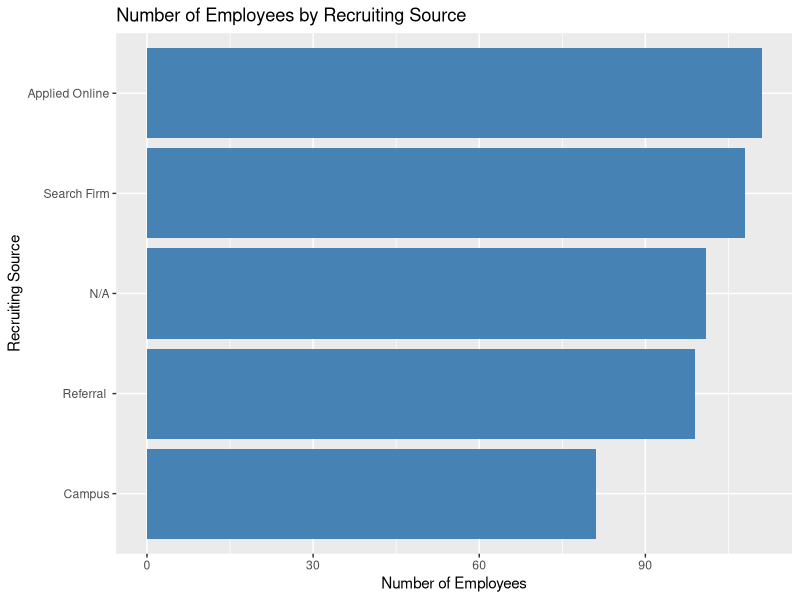
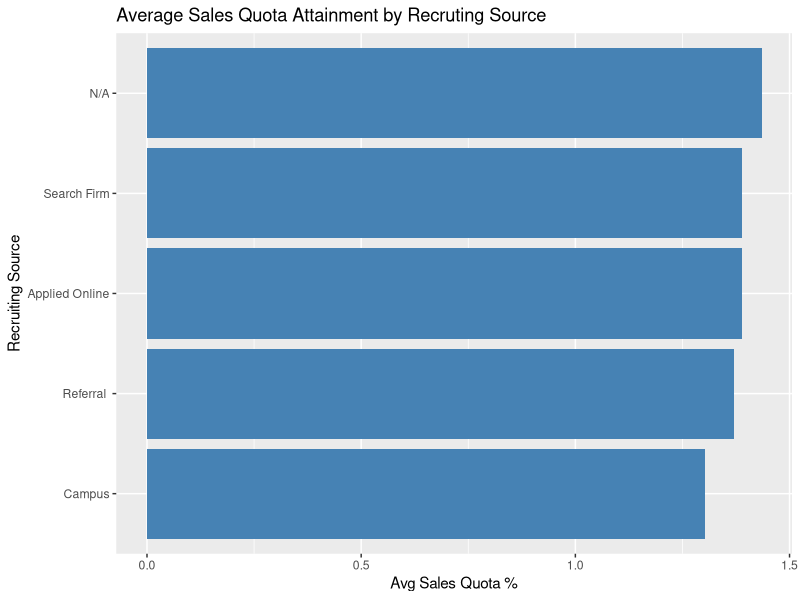
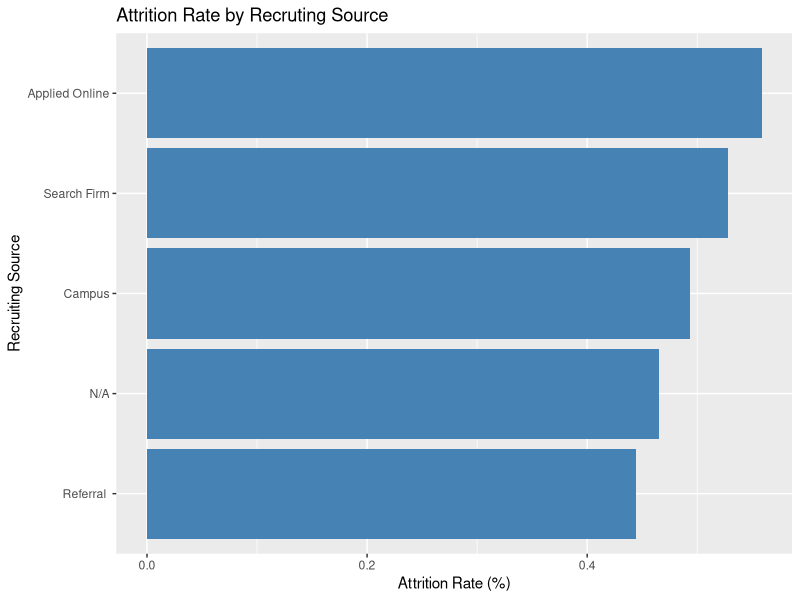
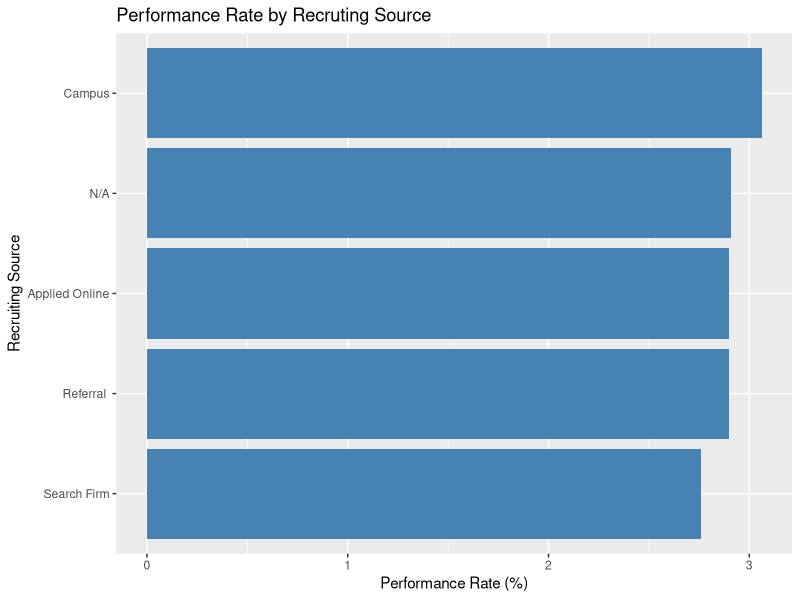
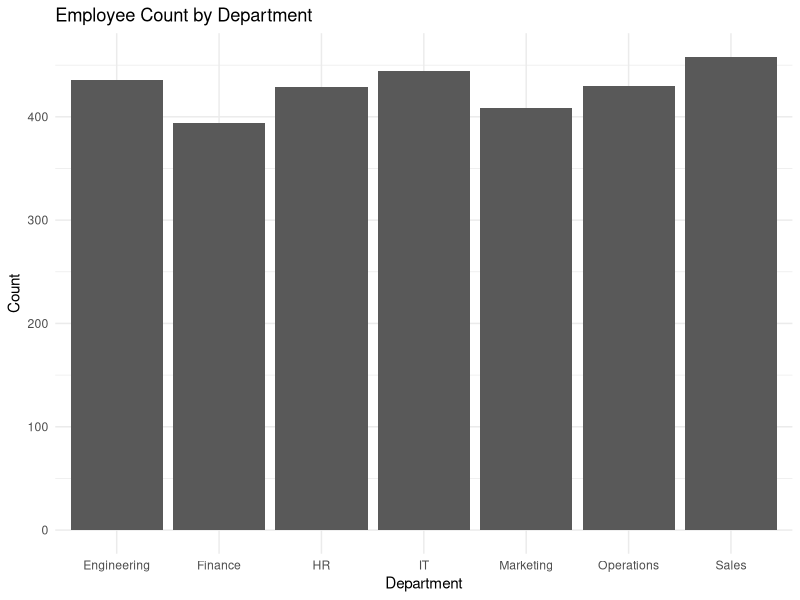
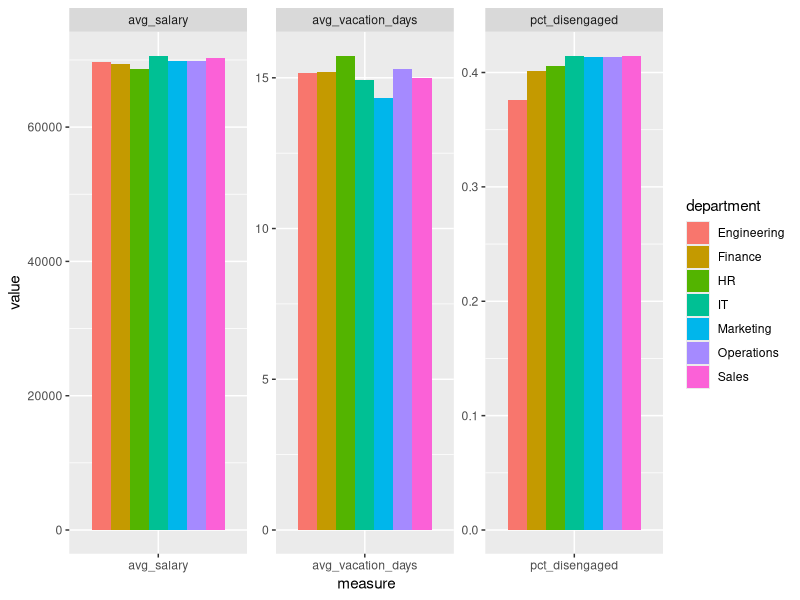

The R script that drew these images, in order:
## ---- chunk 1
knitr::opts_chunk$set(echo = TRUE)
## ---- chunk 2
library(readr)
library(dplyr)
library(ggplot2)

# Load the readr package
recruitment <- read.csv("recruitment_data.csv")
## ---- chunk 3
# Look at the first few rows of the dataset
head(recruitment)
# Look at the last few rows of the dataset
tail(recruitment)
## ---- chunk 4
View(recruitment)
## ---- chunk 5
# Get an overview of the recruitment data
summary(recruitment)
## ---- chunk 6
str(recruitment)
## ---- chunk 7
dim(recruitment)
## ---- chunk 8
colnames(recruitment)
## ---- chunk 9
glimpse(recruitment)
## ---- chunk 10
anyNA(recruitment)
## ---- chunk 11
recruit <-  recruitment |>  count(recruiting_source)
recruit
## ---- chunk 12
ggplot(recruit, aes(x = reorder(recruiting_source, n), y = n)) + geom_col(fill = "steelblue") + coord_flip() + labs( title = "Number of Employees by Recruiting Source",  x = "Recruiting Source", y = "Number of Employees")
## ---- chunk 13
# Find the average sales quota attainment for each recruiting source.
avg_sales <- recruitment |> group_by(recruiting_source) |> summarize(avg_sales_quota_pct = mean(sales_quota_pct))

# Display the result
avg_sales
## ---- chunk 14
ggplot(avg_sales, aes(x = reorder(recruiting_source, avg_sales_quota_pct),
                      y = avg_sales_quota_pct)) + geom_col(fill = "steelblue") + coord_flip() + labs( title = "Average Sales Quota Attainment by Recruting Source", x = "Recruiting Source",  y = "Avg Sales Quota %" )
## ---- chunk 15
avg_attrition <- recruitment |> 
  group_by(recruiting_source) |> 
  summarize(attrition_rate = mean(ifelse(attrition == "Yes", 1, 0), na.rm = TRUE)) |> arrange(attrition_rate)
# Display the result
avg_attrition
## ---- chunk 16
ggplot(avg_attrition, aes(x = reorder(recruiting_source, attrition_rate), 
                          y = attrition_rate)) + geom_col(fill = "steelblue") + coord_flip() + labs( title = "Attrition Rate by Recruting Source", 
                                                                                                     x = "Recruiting Source", y = "Attrition Rate (%)")
## ---- chunk 17
avg_performance <- recruitment |> 
  group_by(recruiting_source) |> 
  summarize(performance_rate = mean(performance_rating, na.rm = TRUE)) |> 
  arrange(desc(performance_rate))

# View result
avg_performance
## ---- chunk 18
ggplot(avg_performance, aes(x = reorder(recruiting_source, performance_rate), 
                            y = performance_rate)) + geom_col(fill = "steelblue") + coord_flip() + labs( title = "Performance Rate by Recruting Source", x = "Recruiting Source", y = "Performance Rate (%)")
## ---- chunk 19
# Create a contingency table
tab <- table(recruitment$recruiting_source, recruitment$attrition)

# View the table
tab

# Perform Chi-Square test
chisq.test(tab)

## ---- chunk 20
# Ensure attrition is coded as a binary factor
recruitment$attrition <- factor(recruitment$attrition, levels = c("No", "Yes"))

# Fit logistic regression
logit_model <- glm(attrition ~ recruiting_source + performance_rating + sales_quota_pct,
                   data = recruitment,
                   family = binomial)

summary(logit_model)
## ---- chunk 21
survey <- read.csv("survey_data.csv")
head(survey)
tail(survey)
## ---- chunk 22
View(survey)
## ---- chunk 23
# Get an overview of the recruitment data
summary(survey)
## ---- chunk 24
str(survey)
## ---- chunk 25
dim(survey)
## ---- chunk 26
colnames(survey)
## ---- chunk 27
glimpse(survey)
## ---- chunk 28
anyNA(survey)
## ---- chunk 29
sur1 <- survey %>% 
  count(department)
sur1
## ---- chunk 30
ggplot(sur1, aes(x = department, y = n)) +
  geom_col() +
  labs(title = "Employee Count by Department",
       x = "Department", y = "Count") +
  theme_minimal()
  
## ---- chunk 31
# Output the average engagement score for each department, sorted
survey %>%
  group_by(department) %>%
  summarize(avg_engagement = mean(engagement)) %>%
  arrange(avg_engagement)
## ---- chunk 32
# Create the disengaged variable and assign the result to survey
survey_disengaged <- survey %>% 
  mutate(disengaged = ifelse(engagement <= 2, 1, 0)) 

survey_disengaged
## ---- chunk 33
survey_summary <- survey_disengaged %>% 
  group_by(department) %>% 
  summarize(pct_disengaged = mean(disengaged),
            avg_salary = mean(salary),
            avg_vacation_days = mean(Vacation_days_taken))

survey_summary
## ---- chunk 34
library(tidyr)

# Gather data for plotting
survey_gathered <- survey_summary %>% 
  gather(key = "measure", value = "value",
         pct_disengaged, avg_salary, avg_vacation_days)
## ---- chunk 35
# Create three faceted bar charts
ggplot(survey_gathered, aes(measure, value, fill = department)) +
  geom_col(position = "dodge") +
  facet_wrap(~ measure, scales = "free")
## ---- chunk 36
# Add the in_sales variable
survey_eng <- survey %>%
  mutate(in_engineering = ifelse(department == "Engineering", "Engineering", "Other"))

survey_eng <- survey_disengaged %>%
  mutate(in_engineering = ifelse(department == "Engineering", "Engineering", "Other"))
## ---- chunk 37
# Test the hypothesis using survey_sales

chisq.test(table(survey_eng$in_eng, survey_eng$disengaged))

## ---- chunk 38
# Is the result significant?
significant <- TRUE
## ---- chunk 39
# Test the hypothesis using the survey_sales data
t.test(Vacation_days_taken ~ in_engineering, data = survey_eng)
